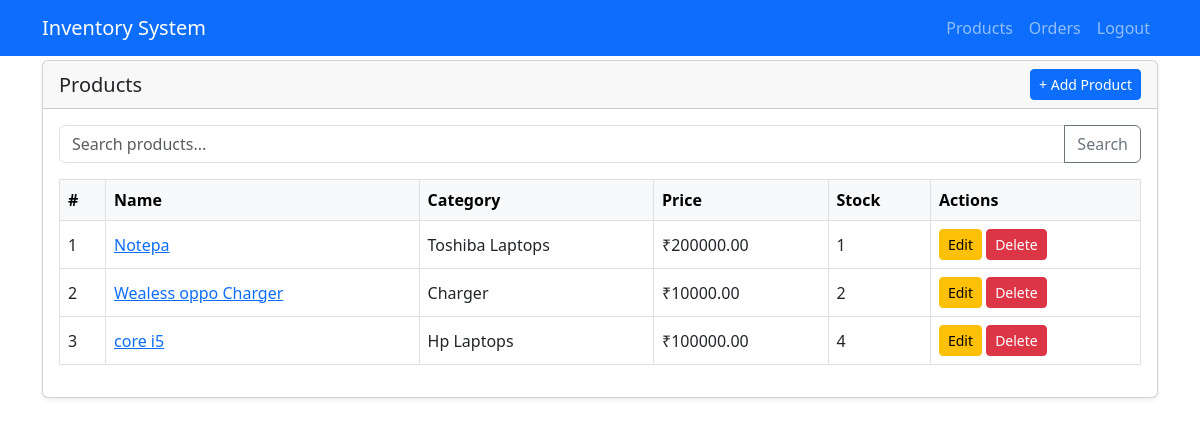
/products/, run on an earlier commit of the app's database.
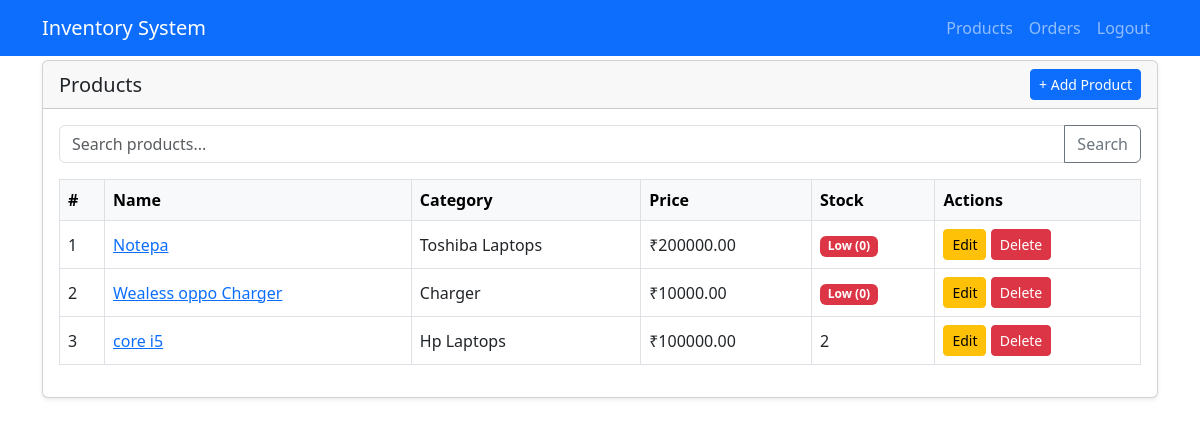
And on a later commit of the database.
### inventory/models.py (models this page shows, shortened)
class Product(models.Model):
    category = models.ForeignKey(Category, on_delete=models.CASCADE, related_name="products")
    name = models.CharField(max_length=200)
    description = models.TextField(blank=True, null=True)
    price = models.DecimalField(max_digits=10, decimal_places=2)
    quantity = models.PositiveIntegerField(default=0)
    minimum_stock = models.PositiveIntegerField(default=0)
    image = models.ImageField(upload_to="product_images/", blank=True, null=True)
    class Meta:
        ordering = ["name"]

class Category(models.Model):
    name = models.CharField(max_length=100, unique=True)
    class Meta:
        ordering = ["name"]

### inventory/views.py (the view)
# urls.py: path('products/', views.product_list, name='product-list'),
def product_list(request):
    query = request.GET.get('q', '')
    products = Product.objects.all()
    if query:
        products = products.filter(name__icontains=query)
    context = {
        'products': products,
        'search_query': query,
    }
    return render(request, 'inventory/product_list.html', context)

### inventory/templates/inventory/product_list.html (shortened to what this page needs)
{% extends 'inventory/base.html' %}
{% block content %}
<div class="card shadow-sm">
  <div class="card-header d-flex justify-content-between align-items-center">
    <h5 class="mb-0">Products</h5>
    <div>
      <a href="{% url 'inventory:product-create' %}" class="btn btn-primary btn-sm">+ Add Product</a>
    </div>
  </div>
  <div class="card-body">
    <form method="get" class="mb-3" role="search">
      <div class="input-group">
        <input type="search" name="q" value="{{ search_query }}" class="form-control" placeholder="Search products..." />
        <button type="submit" class="btn btn-outline-secondary">Search</button>
      </div>
    </form>
    <div class="table-responsive">
      <table class="table table-hover table-bordered align-middle">
        <thead class="table-light">
          <tr>
            <th>#</th>
            <th>Name</th>
            <th>Category</th>
            <th>Price</th>
            <th>Stock</th>
            <th>Actions</th>
          </tr>
        </thead>
        <tbody>
          {% for product in products %}
          <tr>
            <td>{{ forloop.counter }}</td>
            <td><a href="{% url 'inventory:product-detail' product.pk %}">{{ product.name }}</a></td>
            <td>{{ product.category.name }}</td>
            <td>₹{{ product.price|floatformat:2 }}</td>
            <td>
              {% if product.quantity <= product.minimum_stock %}
                <span class="badge bg-danger">Low ({{ product.quantity }})</span>
              {% else %}
                {{ product.quantity }}
              {% endif %}
            </td>
            <td>
              <a href="{% url 'inventory:product-update' product.pk %}" class="btn btn-sm btn-warning">Edit</a>
              <a href="{% url 'inventory:product-delete' product.pk %}" class="btn btn-sm btn-danger">Delete</a>
            </td>
          </tr>
          {% empty %}
          <tr>
            <td colspan="6" class="text-center text-muted">No products found.</td>
          </tr>
          {% endfor %}
        </tbody>
      </table>
    </div>
  </div>
</div>
{% endblock %}

### inventory/templates/inventory/base.html (shortened to what this page needs)
<!DOCTYPE html>
<html lang="en">
<head>
  <link href="https://cdn.jsdelivr.net/npm/bootstrap@5.3.0/dist/css/bootstrap.min.css" rel="stylesheet" />
</head>
<body>
<nav class="navbar navbar-expand-lg navbar-dark bg-primary fixed-top">
  <div class="container">
    <a class="navbar-brand" href="{% url 'inventory:home' %}">Inventory System</a>
    <div class="collapse navbar-collapse" id="navbarNav">
      <ul class="navbar-nav ms-auto">
        <li class="nav-item"><a class="nav-link" href="{% url 'inventory:product-list' %}">Products</a></li>
        <li class="nav-item"><a class="nav-link" href="{% url 'billing:order_list' %}">Orders</a></li>
        <li class="nav-item"><a class="nav-link" href="{% url 'logout' %}">Logout</a></li>
      </ul>
    </div>
  </div>
</nav>
<div class="container">
  {% block content %}{% endblock %}
</div>
</body>
</html>

### inventory/templates/inventory/base.html (style rules this page uses)
body { padding-top: 60px; }

What changed in the data, as far as the page shows it:
changed Product "Notepa": quantity "1" → "0"
changed Product "Wealess oppo Charger": quantity "2" → "0"
changed Product "core i5": quantity "4" → "2"
